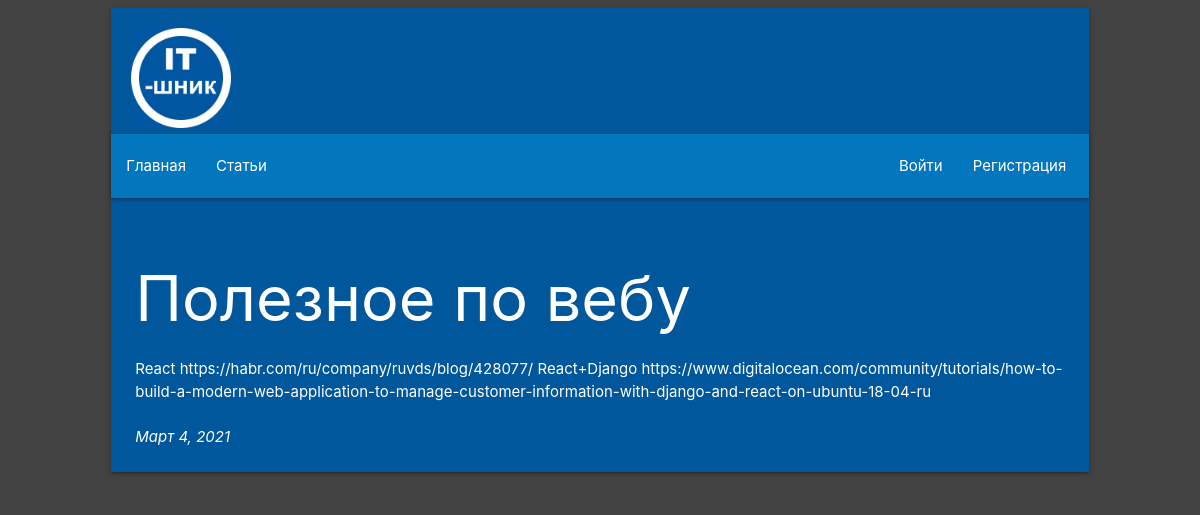
The page /articles/17/ on the database its author committed.
### Lessons/apps/Articles/models.py (models this page shows)
class Article(models.Model):
    title = models.CharField(verbose_name='Название', max_length=100)
    text = models.TextField(verbose_name='Текст')
    date = models.DateField(verbose_name='Дата')
    class Meta:
        verbose_name = 'Статья'
        verbose_name_plural = 'Статьи'

### Lessons/apps/Articles/views.py (the view)
# urls.py: path('<int:a_id>/', views.article, name = 'article'),
def article(request, a_id):
    try:
        a = Article.objects.get( id = a_id )
    except:
        raise Http404("Страница не найдена")
    comments_list = Comment.objects.filter( article_id = a_id )
    return render(request, 'articles/article.html', {'user': request.user, 'article': a, 'comments': comments_list})

### Lessons/templates/articles/article.html (shortened to what this page needs)
{% extends 'base.html' %}
{% block user %}
    {% if user.is_authenticated %}
        <li>
            <a style="color: #fff;">Привет, {{user}}</a>
        </li>
        <li>
            <a style="color: #fff;" href="/auth/logout">Выйти</a>
        </li>
    {% else %}
        <li>
            <a style="color: #fff;" href="/auth/login">Войти</a>
        </li>
        <li>
            <a style="color: #fff;" href="/auth/register">Регистрация</a>
        </li>
    {% endif %}
{% endblock %}
{% block content %}
    <h1>{{article.title}}</h1>
    <p style="word-wrap: break-word;">{{article.text}}</p>
    <br>
    <em>{{article.date}}</em>
    <br>
{% endblock %}

### Lessons/static/css/index.css (style rules this page uses)
body { background-color: #424242!important; }

### rows shown on the page
Article: title "Полезное по вебу", text "React https://habr.com/ru/company/ruvds/blog/428077/ React+Django https://www.digitalocean.com/community/tutorials/how-to-build-a-modern-web-application-to-manage-customer-information-with-django-and-react-on-ubuntu-18-04-ru", date "Март 4, 2021"
